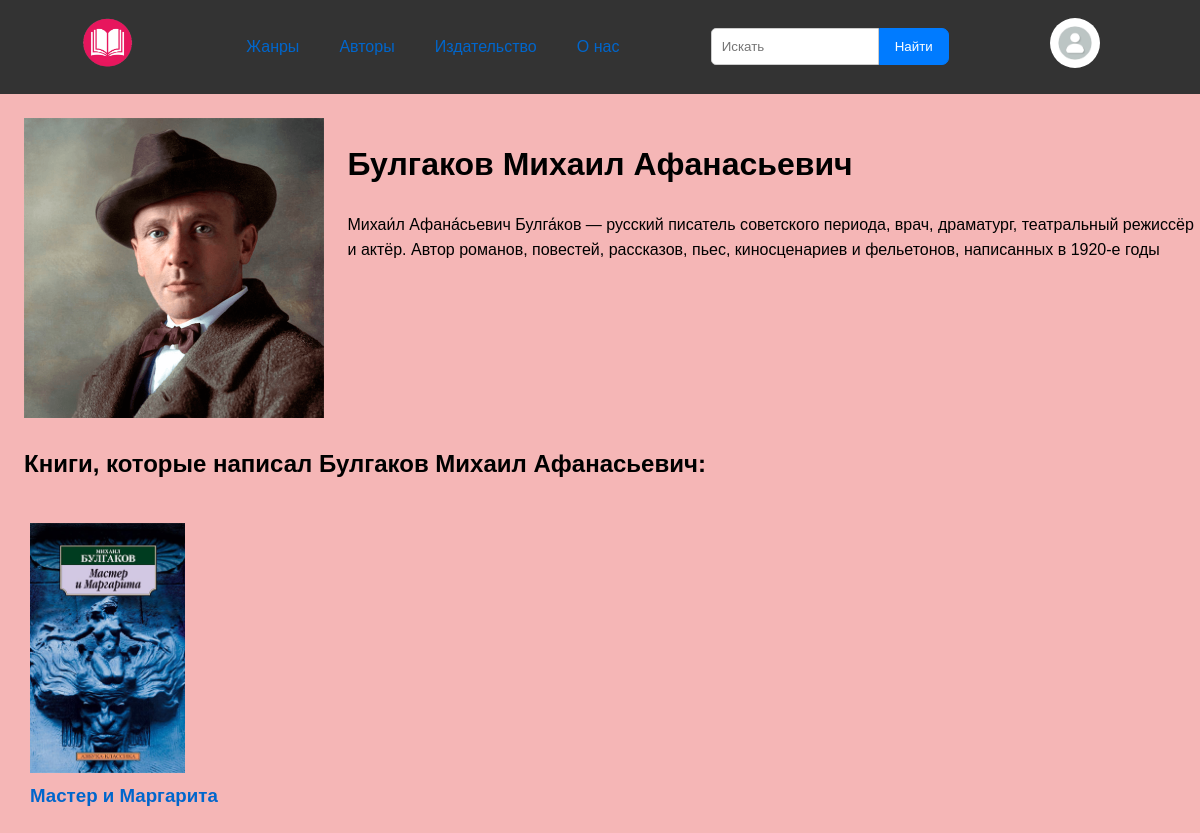
Page /author/1/ on the committed database.
### book_storage/models.py (models this page shows, shortened)
class Author(models.Model):
    fio_author = models.CharField(max_length=50, verbose_name='ФИО автора')
    biography = models.TextField(max_length=2100, verbose_name='Биография')
    photo = models.ImageField(upload_to=f"authors/avatar", blank=True, verbose_name='Фотография')
    class Meta:
        verbose_name = 'Автор'
        verbose_name_plural = 'Авторы'
        ordering = ['fio_author',]

class Book(models.Model):
    class Helper:
        @classmethod
        def create_file_path(cls):
            file_path = ''
            for _ in range(6):
                file_path += string.ascii_lowercase[rnd.randint(0, len(string.ascii_lowercase)-1)]
                file_path += str(rnd.randint(0, 9))
            return file_path
    file_path = Helper.create_file_path()
    title = models.CharField(max_length=50, verbose_name='Название')
    id_author = models.ForeignKey(Author, on_delete=models.CASCADE, verbose_name='Автор')  # few authors
    book_series = models.ForeignKey(BookSeries, on_delete=models.PROTECT, null=True, blank=True, verbose_name='Цикл')
    book_ind = models.SmallIntegerField(verbose_name='Номер в цикле', default=0)
    writing_year = models.IntegerField(verbose_name='Год написания')
    id_publisher = models.ForeignKey(Publisher, on_delete=models.CASCADE, verbose_name='Издатель')
    id_genre = models.ManyToManyField(Genre, verbose_name='Жанры')
    type_of_book = models.ForeignKey(TypeOfBook, on_delete=models.CASCADE, verbose_name='Тип книги')
    description = models.TextField(max_length=1250, verbose_name='Описание')
    read_text = models.TextField(verbose_name='Содержание книги')
    book_image = models.ImageField(upload_to=f"books/%Y/%m{file_path}", verbose_name='Обложка книги')
    fb2_path = models.FileField(upload_to=f"books/%Y/%m{file_path}", verbose_name='fb2 файл')
    epub_path = models.FileField(upload_to=f"books/%Y/%m{file_path}", blank=True, verbose_name='epub файл')
    mp3_path = models.FileField(upload_to=f"books/%Y/%m{file_path}", blank=True, verbose_name='mp3 файл')
    time_create = models.DateTimeField(auto_now_add=True, verbose_name='Создано')
    time_update = models.DateTimeField(auto_now=True, verbose_name='Обновлено')
    rating = models.IntegerField(default=0, verbose_name='Рейтинг')
    is_published = models.BooleanField(default=True, verbose_name='Опубликовано')
    class Meta:
        verbose_name = 'Книга'
        verbose_name_plural = 'Книги'
        ordering = ['time_update', 'title']

### book_storage/views.py (the view)
# urls.py: path('author/<int:id_author>/', author_page, name='author_page'),
def author_page(request, id_author):
    author = Author.objects.get(pk=id_author)
    books = Book.objects.filter(id_author=id_author)
    data = {'title': f'Страница автора', 'author': author, 'books': books, 'menu': menu}
    return render(request, 'book_storage/author_page.html', data)

### book_storage/templates/book_storage/author_page.html
{% extends 'book_storage/base.html' %}
{% load static %}
{% block content %}
<div class="author_page">
<div class="author_img">
    {% if author.photo %}
        <img src="{{ author.photo.url }}" alt="{{ author.fio_author }} photo" height='300px'>
    {% else %}
        <img src="{% static 'book_storage/images/default.jpg' %}" alt="Default photo" height='300px'>
    {% endif %}
  </div>
  <div class="author_info">
    <h1>{{ author.fio_author }}</h1>
    <p>{{ author.biography }}</p>
  </div>
</div>
<div class="books_list">
    <h2>Книги, которые написал {{ author.fio_author }}:</h2>
    {% for book_card in books %}
        {% if book_card.is_published %}
            <div class="card" style="width: 18rem;">
                <a href="{% url 'book_page' book_card.id %}"><img src="{{ book_card.book_image.url }}" alt="{{ book_card.title }} cover"></a>
                <div class="card-body">
                    <h3 class="card-text"><a href="{% url 'book_page' book_card.id %}">{{ book_card.title }}</a></h3>
                </div>
            </div>
        {% endif %}
    {% endfor %}
</div>
{% endblock %}

### book_storage/static/book_storage/css/style.css (style rules this page uses)
html, body { margin: 0; padding: 0; height: 100%; width: 100%; font: normal 14px/20px ALS Sirius,Arial,Helvetica Neue,Helvetica,sans-serif; font-size: 16px; line-height: 1.6; color: #000000; background-color: #f5b6b6; }
a { color: #0066cc; text-decoration: none; transition: color 0.3s ease-in-out; }
.card { padding: 20px 30px; width: 240px; height: 430px; }
.card img { max-height: 250px; }
.card-text { margin: 0px; color: #ccc; }
.author_page { padding-left: 2%; padding-top: 2%; display: flex; }
.books_list h2 { padding-left: 2%; }
.author_info { padding-left: 2%; }

### rows in the picture
Author: photo (picture), fio_author "Булгаков Михаил Афанасьевич", biography "Михаи́л Афана́сьевич Булга́ков — русский писатель советского периода, врач, драматург, театральный режиссёр и актёр. Автор романов, повестей, рассказов, пьес, киносценариев и фельетонов, написанных в 1920-е годы"
Book: book_image (picture), title "Мастер и Маргарита"

### other values in the picture
{{ elem.0 }} "Жанры" "Авторы" "Издательство" "О нас"
